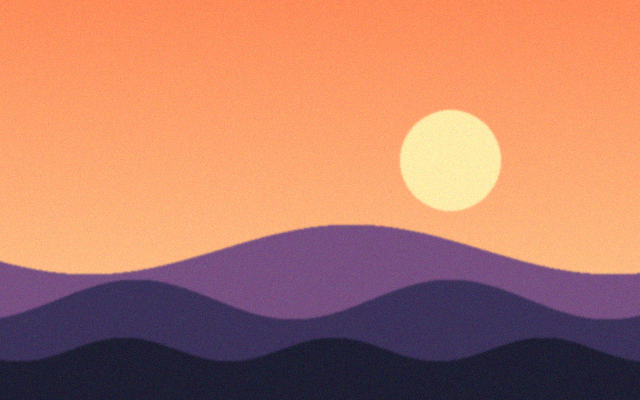
#> input picture examples/sunset.png, 640 x 400 px
$ python color_palette_decoder.py examples/sunset.png
#> lines starting #> are read from the running program, lines starting #| are printed output that depends on the picture
#> in main, image is the input picture: PIL image 640x400 RGB; mean R, G, B 185.1, 123.4, 102.7
"""
Color Palette Decoder: find the dominant colours of any image.

Instead of uploading an image to an online palette generator, run this locally.
The image is downscaled, quantised with Pillow's fast octree algorithm so that near-identical shades
merge into one colour, and the resulting colours are ranked by how much of the
image they cover.

Usage:
    python color_palette_decoder.py photo.jpg
    python color_palette_decoder.py photo.jpg -n 8 --format json
    python color_palette_decoder.py photo.jpg --swatch palette.png
"""

import argparse
import json
import sys

from PIL import Image, ImageDraw

MAX_SIDE = 200  # downscale target; plenty for palette extraction and keeps it fast


def _prepare(image, max_side=MAX_SIDE):
    """Downscale and return an RGB image of only the visible (non-transparent) pixels."""
#> called with max_side = 200
    image = image.copy()
    image.thumbnail((max_side, max_side))
#> image: PIL image 200x125 RGB
    if image.mode in ("RGBA", "LA") or (image.mode == "P" and "transparency" in image.info):
        rgba = image.convert("RGBA")
        opaque = [p[:3] for p in rgba.getdata() if p[3] >= 128]
        if not opaque:
            raise ValueError("image is fully transparent")
        strip = Image.new("RGB", (len(opaque), 1))
        strip.putdata(opaque)
        return strip
    return image.convert("RGB")


def extract_palette(image, n_colors=6):
    """
    Return the image's dominant colours as a list of ((r, g, b), share) tuples,
    sorted from most to least common. Shares sum to 1.
    """
    if n_colors < 1:
        raise ValueError("n_colors must be at least 1")
    rgb = _prepare(image)
    quantized = rgb.quantize(colors=n_colors, method=Image.Quantize.FASTOCTREE)
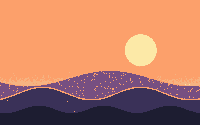
#> quantized: PIL image 200x125 P; mean R, G, B 187.4, 124.9, 102
    lut = quantized.getpalette()
#> lut = [252, 160, 107, 29, 29, 49, 58, 49, 88, 119, 79, 129, 252, 233, 167, 246, 179, 129]
    counts = quantized.getcolors(maxcolors=256)
#> counts = [(15115, 0), (3103, 1), (3034, 2), (2497, 3), (800, 4), (451, 5)]
    total = sum(c for c, _ in counts)
#> total = 25000
    palette = [
        (tuple(lut[3 * idx: 3 * idx + 3]), count / total)
        for count, idx in sorted(counts, reverse=True)
    ]
#> palette = [((252, 160, 107), 0.605), ((29, 29, 49), 0.124), ((58, 49, 88), 0.121), ((119, 79, 129), 0.0999), ((252, 233, 167), 0.032), ((246, 179, 129), 0.018)]
    return palette


def to_hex(rgb):
    return "#{:02x}{:02x}{:02x}".format(*rgb)


def render_swatch(palette, path, width=600, height=120):
    """Save a strip whose segments are sized by each colour's share of the image."""
    img = Image.new("RGB", (width, height), "white")
    draw = ImageDraw.Draw(img)
    x = 0
    for i, (rgb, share) in enumerate(palette):
        w = width - x if i == len(palette) - 1 else round(share * width)
        draw.rectangle([x, 0, x + w, height], fill=rgb)
        if w >= 60:
            luminance = 0.299 * rgb[0] + 0.587 * rgb[1] + 0.114 * rgb[2]
            text_color = "black" if luminance > 140 else "white"
            draw.text((x + 6, height - 18), to_hex(rgb), fill=text_color)
        x += w
    img.save(path)


def main(argv=None):
    parser = argparse.ArgumentParser(description="Extract the dominant colour palette of an image.")
    parser.add_argument("image", help="path to the input image")
    parser.add_argument("-n", "--colors", type=int, default=6, help="number of colours to extract (default 6)")
    parser.add_argument("--format", choices=["hex", "rgb", "json"], default="hex", help="output format")
    parser.add_argument("--swatch", metavar="PATH", help="also save a palette swatch image to PATH")
    args = parser.parse_args(argv)

    if not 1 <= args.colors <= 256:
        parser.error("--colors must be between 1 and 256")
    try:
        with Image.open(args.image) as image:
            palette = extract_palette(image, args.colors)
    except (OSError, ValueError) as e:
        parser.exit(1, f"error: {e}\n")

    if args.format == "json":
        json.dump([{"hex": to_hex(rgb), "rgb": list(rgb), "share": round(share, 4)} for rgb, share in palette],
                  sys.stdout, indent=2)
        print()
    else:
        for rgb, share in palette:
            label = to_hex(rgb) if args.format == "hex" else "rgb({}, {}, {})".format(*rgb)
            print(f"{label}  {share:6.1%}")
#> this loop made 6 passes
#> (rgb, share, label) on passes 1 to 6: ((252, 160, 107), 0.605, '#fca06b'), ((29, 29, 49), 0.124, '#1d1d31'), ((58, 49, 88), 0.121, '#3a3158'), ((119, 79, 129), 0.0999, '#774f81'), ((252, 233, 167), 0.032, '#fce9a7'), ((246, 179, 129), 0.018, '#f6b381')
#| #fca06b   60.5%
#| #1d1d31   12.4%
#| #3a3158   12.1%
#| #774f81   10.0%
#| #fce9a7    3.2%
#| #f6b381    1.8%

    if args.swatch:
        render_swatch(palette, args.swatch)


if __name__ == "__main__":
    main()
